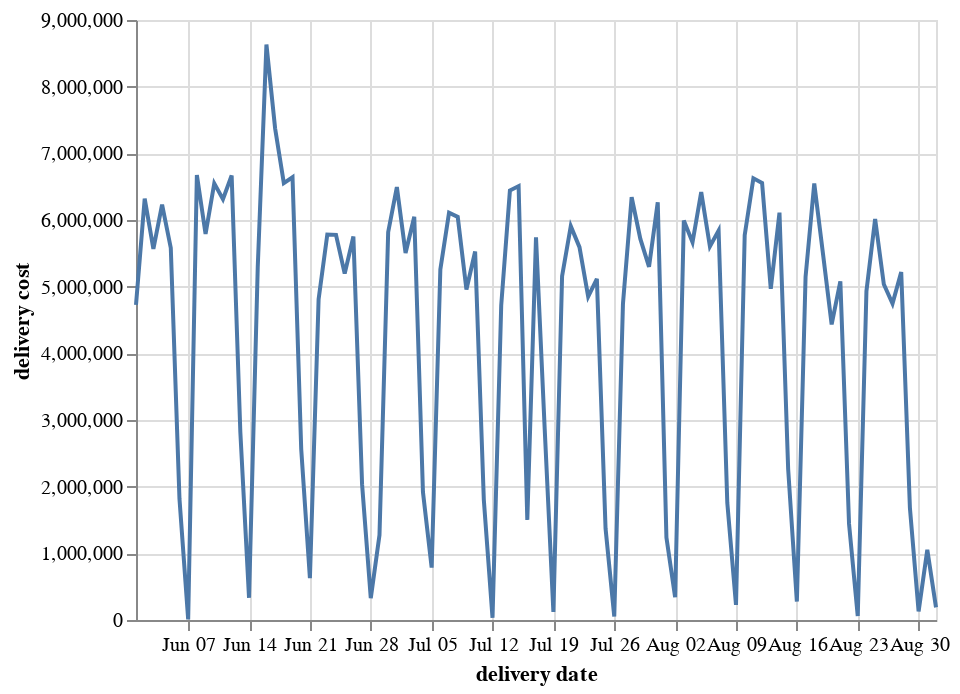

Notebook cell for this chart:
### Code cell
alt.Chart(groupedDf).mark_line().encode(
    x=alt.X(shorthand='delivery date', type="temporal"),
    y=alt.Y(shorthand='delivery cost', type='quantitative'),
)

### Figure 1 — Vega-Lite specification as saved in the notebook (floating-point values rounded to 4 significant figures)
{"config": {"view": {"continuousWidth": 400, "continuousHeight": 300}}, "data": {"name": "data-95cbc24e8ad384798051beecdd58500c"}, "mark": "line", "encoding": {"x": {"type": "temporal", "field": "delivery date"}, "y": {"type": "quantitative", "field": "delivery cost"}}, "$schema": "https://vega.github.io/schema/vega-lite/v4.8.1.json", "datasets": {"data-95cbc24e8ad384798051beecdd58500c": [{"delivery date": "2020-06-01T00:00:00+00:00", "delivery cost": 4728000.0}, {"delivery date": "2020-06-02T00:00:00+00:00", "delivery cost": 6322000.0}, {"delivery date": "2020-06-03T00:00:00+00:00", "delivery cost": 5566000.0}, {"delivery date": "2020-06-04T00:00:00+00:00", "delivery cost": 6231000.0}, {"delivery date": "2020-06-05T00:00:00+00:00", "delivery cost": 5581000.0}, {"delivery date": "2020-06-06T00:00:00+00:00", "delivery cost": 1815000.0}, {"delivery date": "2020-06-07T00:00:00+00:00", "delivery cost": 8000.0}, {"delivery date": "2020-06-08T00:00:00+00:00", "delivery cost": 6674000.0}, {"delivery date": "2020-06-09T00:00:00+00:00", "delivery cost": 5790000.0}, {"delivery date": "2020-06-10T00:00:00+00:00", "delivery cost": 6549000.0}, {"delivery date": "2020-06-11T00:00:00+00:00", "delivery cost": 6312000.0}, {"delivery date": "2020-06-12T00:00:00+00:00", "delivery cost": 6667000.0}, {"delivery date": "2020-06-13T00:00:00+00:00", "delivery cost": 2817000.0}, {"delivery date": "2020-06-14T00:00:00+00:00", "delivery cost": 333000.0}, {"delivery date": "2020-06-15T00:00:00+00:00", "delivery cost": 5291000.0}, {"delivery date": "2020-06-16T00:00:00+00:00", "delivery cost": 8633000.0}, {"delivery date": "2020-06-17T00:00:00+00:00", "delivery cost": 7372000.0}, {"delivery date": "2020-06-18T00:00:00+00:00", "delivery cost": 6552000.0}, {"delivery date": "2020-06-19T00:00:00+00:00", "delivery cost": 6641000.0}, {"delivery date": "2020-06-20T00:00:00+00:00", "delivery cost": 2564000.0}, {"delivery date": "2020-06-21T00:00:00+00:00", "delivery cost": 626600.0}, {"delivery date": "2020-06-22T00:00:00+00:00", "delivery cost": 4813000.0}, {"delivery date": "2020-06-23T00:00:00+00:00", "delivery cost": 5782000.0}, {"delivery date": "2020-06-24T00:00:00+00:00", "delivery cost": 5778000.0}, {"delivery date": "2020-06-25T00:00:00+00:00", "delivery cost": 5196000.0}, {"delivery date": "2020-06-26T00:00:00+00:00", "delivery cost": 5752000.0}, {"delivery date": "2020-06-27T00:00:00+00:00", "delivery cost": 2034000.0}, {"delivery date": "2020-06-28T00:00:00+00:00", "delivery cost": 327300.0}, {"delivery date": "2020-06-29T00:00:00+00:00", "delivery cost": 1275000.0}, {"delivery date": "2020-06-30T00:00:00+00:00", "delivery cost": 5818000.0}, {"delivery date": "2020-07-01T00:00:00+00:00", "delivery cost": 6493000.0}, {"delivery date": "2020-07-02T00:00:00+00:00", "delivery cost": 5504000.0}, {"delivery date": "2020-07-03T00:00:00+00:00", "delivery cost": 6050000.0}, {"delivery date": "2020-07-04T00:00:00+00:00", "delivery cost": 1919000.0}, {"delivery date": "2020-07-05T00:00:00+00:00", "delivery cost": 785900.0}, {"delivery date": "2020-07-06T00:00:00+00:00", "delivery cost": 5257000.0}, {"delivery date": "2020-07-07T00:00:00+00:00", "delivery cost": 6109000.0}, {"delivery date": "2020-07-08T00:00:00+00:00", "delivery cost": 6046000.0}, {"delivery date": "2020-07-09T00:00:00+00:00", "delivery cost": 4957000.0}, {"delivery date": "2020-07-10T00:00:00+00:00", "delivery cost": 5527000.0}, {"delivery date": "2020-07-11T00:00:00+00:00", "delivery cost": 1803000.0}, {"delivery date": "2020-07-12T00:00:00+00:00", "delivery cost": 33000.0}, {"delivery date": "2020-07-13T00:00:00+00:00", "delivery cost": 4719000.0}, {"delivery date": "2020-07-14T00:00:00+00:00", "delivery cost": 6443000.0}, {"delivery date": "2020-07-15T00:00:00+00:00", "delivery cost": 6509000.0}, {"delivery date": "2020-07-16T00:00:00+00:00", "delivery cost": 1501000.0}, {"delivery date": "2020-07-17T00:00:00+00:00", "delivery cost": 5740000.0}, {"delivery date": "2020-07-18T00:00:00+00:00", "delivery cost": 2866000.0}, {"delivery date": "2020-07-19T00:00:00+00:00", "delivery cost": 120000.0}, {"delivery date": "2020-07-20T00:00:00+00:00", "delivery cost": 5158000.0}, {"delivery date": "2020-07-21T00:00:00+00:00", "delivery cost": 5907000.0}, {"delivery date": "2020-07-22T00:00:00+00:00", "delivery cost": 5593000.0}, {"delivery date": "2020-07-23T00:00:00+00:00", "delivery cost": 4850000.0}, {"delivery date": "2020-07-24T00:00:00+00:00", "delivery cost": 5117000.0}, {"delivery date": "2020-07-25T00:00:00+00:00", "delivery cost": 1372000.0}, {"delivery date": "2020-07-26T00:00:00+00:00", "delivery cost": 52500.0}, {"delivery date": "2020-07-27T00:00:00+00:00", "delivery cost": 4742000.0}, {"delivery date": "2020-07-28T00:00:00+00:00", "delivery cost": 6341000.0}, {"delivery date": "2020-07-29T00:00:00+00:00", "delivery cost": 5716000.0}, {"delivery date": "2020-07-30T00:00:00+00:00", "delivery cost": 5298000.0}, {"delivery date": "2020-07-31T00:00:00+00:00", "delivery cost": 6265000.0}, {"delivery date": "2020-08-01T00:00:00+00:00", "delivery cost": 1236000.0}, {"delivery date": "2020-08-02T00:00:00+00:00", "delivery cost": 342000.0}, {"delivery date": "2020-08-03T00:00:00+00:00", "delivery cost": 5993000.0}, {"delivery date": "2020-08-04T00:00:00+00:00", "delivery cost": 5666000.0}, {"delivery date": "2020-08-05T00:00:00+00:00", "delivery cost": 6418000.0}, {"delivery date": "2020-08-06T00:00:00+00:00", "delivery cost": 5603000.0}, {"delivery date": "2020-08-07T00:00:00+00:00", "delivery cost": 5842000.0}, {"delivery date": "2020-08-08T00:00:00+00:00", "delivery cost": 1755000.0}, {"delivery date": "2020-08-09T00:00:00+00:00", "delivery cost": 227100.0}, {"delivery date": "2020-08-10T00:00:00+00:00", "delivery cost": 5771000.0}, {"delivery date": "2020-08-11T00:00:00+00:00", "delivery cost": 6625000.0}, {"delivery date": "2020-08-12T00:00:00+00:00", "delivery cost": 6556000.0}, {"delivery date": "2020-08-13T00:00:00+00:00", "delivery cost": 4969000.0}, {"delivery date": "2020-08-14T00:00:00+00:00", "delivery cost": 6110000.0}, {"delivery date": "2020-08-15T00:00:00+00:00", "delivery cost": 2261000.0}, {"delivery date": "2020-08-16T00:00:00+00:00", "delivery cost": 276500.0}, {"delivery date": "2020-08-17T00:00:00+00:00", "delivery cost": 5147000.0}, {"delivery date": "2020-08-18T00:00:00+00:00", "delivery cost": 6548000.0}, {"delivery date": "2020-08-19T00:00:00+00:00", "delivery cost": 5498000.0}, {"delivery date": "2020-08-20T00:00:00+00:00", "delivery cost": 4433000.0}, {"delivery date": "2020-08-21T00:00:00+00:00", "delivery cost": 5081000.0}, {"delivery date": "2020-08-22T00:00:00+00:00", "delivery cost": 1441000.0}, {"delivery date": "2020-08-23T00:00:00+00:00", "delivery cost": 59400.0}, {"delivery date": "2020-08-24T00:00:00+00:00", "delivery cost": 4932000.0}, {"delivery date": "2020-08-25T00:00:00+00:00", "delivery cost": 6015000.0}, {"delivery date": "2020-08-26T00:00:00+00:00", "delivery cost": 5036000.0}, {"delivery date": "2020-08-27T00:00:00+00:00", "delivery cost": 4746000.0}, {"delivery date": "2020-08-28T00:00:00+00:00", "delivery cost": 5219000.0}, {"delivery date": "2020-08-29T00:00:00+00:00", "delivery cost": 1682000.0}, {"delivery date": "2020-08-30T00:00:00+00:00", "delivery cost": 129100.0}, {"delivery date": "2020-08-31T00:00:00+00:00", "delivery cost": 1054000.0}, {"delivery date": "2020-09-01T00:00:00+00:00", "delivery cost": 189400.0}]}}
